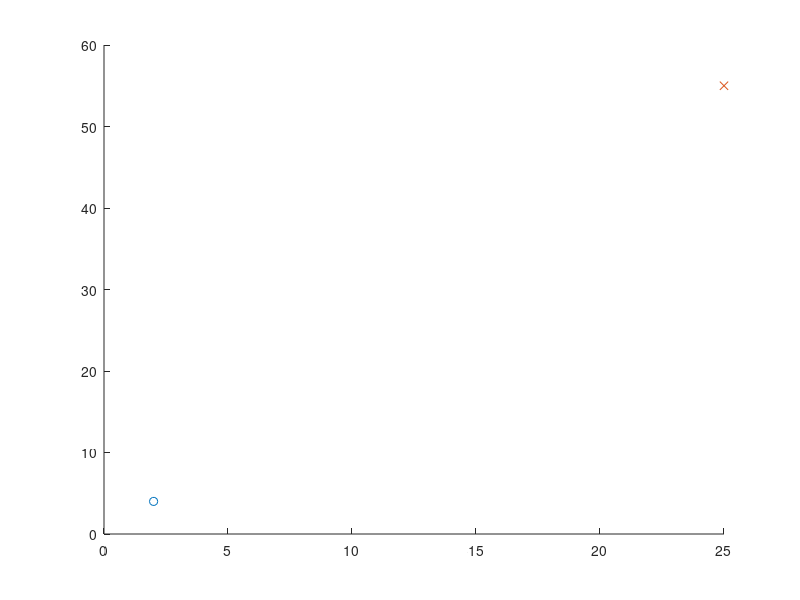

Write MATLAB code to recreate this figure. (Note: this script raises an error after producing the figure.)
function [cameFrom] = Astar()
% Written by Bryce Hill
% 
% Purpose: _ 2-D space to search 
% 
% Inputs:
% 
% Outputs:
%   * path

close all
tic
%% Define start and finish
sizex = 20;
sizey = 20;
goalx = 25;% 12
goaly = 55;% 18
startx = 2;
starty = 4;
term = 3;   % termination radius limit
margin = 2; % distance allowed between vehicle and obstacles

hold on
plot(startx,starty,'o')
plot(goalx,goaly,'x')
%% Define operating space and generate obstacles
Space(sizex, sizey, startx, starty, goalx, goaly, margin);
load('space.mat')   % Load vectors which define space and obstacles

%% Declare Closed and Open sets
closed = [];   % Closed is the set of nodes already evaluated
% open = node;   % Open is the set of nodes to be evaluated
length = numel(x);
openx = x;    % Set openx = single column array of x points
openy = y;    % Set openy = single column array of y points

%% Move to first node
buffer = [];
for i =1:1:length
    buffer(i) = distance(startx, starty, openx(i), openy(i));
end
[dum, index] = min(buffer);
cameFrom(1,1) = openx(index);
cameFrom(1,2) = openy(index);
% plot(openx(index),openy(index),'o') 
xNode = openx(index); 
yNode = openy(index);       % semantics
closed = index;
lastx = [startx xNode];
lasty = [starty yNode];

step = 1;                   % Set up step tracking variable
noPath = 1;                 % Set flag for completeing a path
index;
cameFrom;
% Enter loop 
while((xNode ~= goalx || yNode ~= goaly) && noPath == 1) 
    [xNode, yNode, cameFrom, closed, index, step, noPath] = successor(xNode, yNode, openx, openy, cameFrom, length, neighbor, index, closed, goalx, goaly, step,term);
    cameFrom;
end
toc

cameFrom(step,1) = goalx;
cameFrom(step,2) = goaly;
hold on
plot(cameFrom(:,1),cameFrom(:,2),'r')
plot(lastx, lasty, '--r')

load('mapt.mat')
plot(mapt(:,1),mapt(:,2),'k')
hold on
plot([6 12],[55,45],'w')
plot([18; 30],[13,18],'w') 
plot([20 12],[25,25],'w')
end

